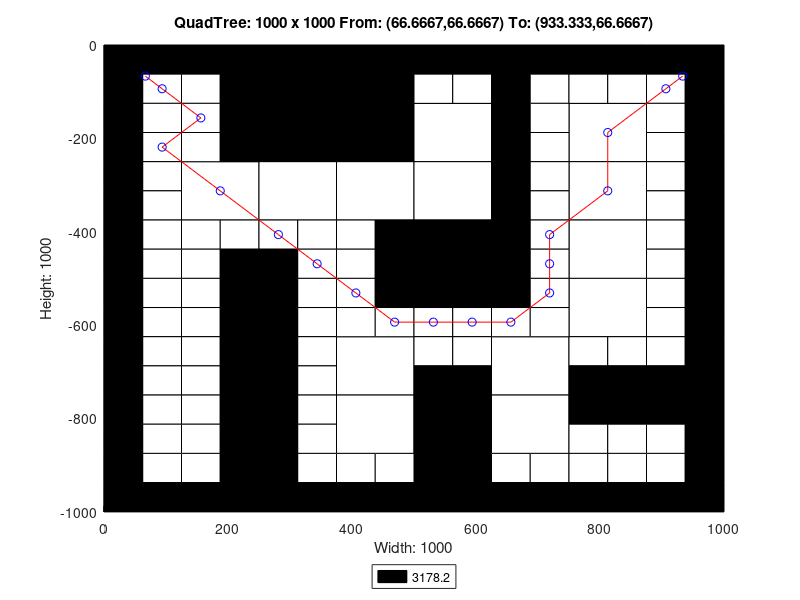

MATLAB code to generate this figure:
axis([0 1000 -1000 0]);
title('QuadTree: 1000 x 1000 From: (66.6667,66.6667) To: (933.333,66.6667)');
xlabel('Width: 1000');
ylabel('Height: 1000');
rectangle('Position',[250 -250 250 250], 'FaceColor',[0 0 0]);
rectangle('Position',[125 -375 125 125], 'FaceColor',[1 1 1]);
rectangle('Position',[250 -375 125 125], 'FaceColor',[1 1 1]);
rectangle('Position',[375 -375 125 125], 'FaceColor',[1 1 1]);
rectangle('Position',[500 -250 125 125], 'FaceColor',[1 1 1]);
rectangle('Position',[750 -250 125 125], 'FaceColor',[1 1 1]);
rectangle('Position',[500 -375 125 125], 'FaceColor',[1 1 1]);
rectangle('Position',[500 -500 125 125], 'FaceColor',[0 0 0]);
rectangle('Position',[750 -375 125 125], 'FaceColor',[1 1 1]);
rectangle('Position',[750 -500 125 125], 'FaceColor',[1 1 1]);
rectangle('Position',[375 -750 125 125], 'FaceColor',[1 1 1]);
rectangle('Position',[375 -875 125 125], 'FaceColor',[1 1 1]);
rectangle('Position',[625 -750 125 125], 'FaceColor',[1 1 1]);
rectangle('Position',[750 -625 125 125], 'FaceColor',[1 1 1]);
rectangle('Position',[500 -875 125 125], 'FaceColor',[0 0 0]);
rectangle('Position',[625 -875 125 125], 'FaceColor',[1 1 1]);
rectangle('Position',[500 -1000 125 125], 'FaceColor',[0 0 0]);
rectangle('Position',[0 -62.5 62.5 62.5], 'FaceColor',[0 0 0]);
rectangle('Position',[62.5 -62.5 62.5 62.5], 'FaceColor',[0 0 0]);
rectangle('Position',[0 -125 62.5 62.5], 'FaceColor',[0 0 0]);
rectangle('Position',[62.5 -125 62.5 62.5], 'FaceColor',[1 1 1]);
rectangle('Position',[125 -62.5 62.5 62.5], 'FaceColor',[0 0 0]);
rectangle('Position',[187.5 -62.5 62.5 62.5], 'FaceColor',[0 0 0]);
rectangle('Position',[125 -125 62.5 62.5], 'FaceColor',[1 1 1]);
rectangle('Position',[187.5 -125 62.5 62.5], 'FaceColor',[0 0 0]);
rectangle('Position',[0 -187.5 62.5 62.5], 'FaceColor',[0 0 0]);
rectangle('Position',[62.5 -187.5 62.5 62.5], 'FaceColor',[1 1 1]);
rectangle('Position',[0 -250 62.5 62.5], 'FaceColor',[0 0 0]);
rectangle('Position',[62.5 -250 62.5 62.5], 'FaceColor',[1 1 1]);
rectangle('Position',[125 -187.5 62.5 62.5], 'FaceColor',[1 1 1]);
rectangle('Position',[187.5 -187.5 62.5 62.5], 'FaceColor',[0 0 0]);
rectangle('Position',[125 -250 62.5 62.5], 'FaceColor',[1 1 1]);
rectangle('Position',[187.5 -250 62.5 62.5], 'FaceColor',[0 0 0]);
rectangle('Position',[0 -312.5 62.5 62.5], 'FaceColor',[0 0 0]);
rectangle('Position',[62.5 -312.5 62.5 62.5], 'FaceColor',[1 1 1]);
rectangle('Position',[0 -375 62.5 62.5], 'FaceColor',[0 0 0]);
rectangle('Position',[62.5 -375 62.5 62.5], 'FaceColor',[1 1 1]);
rectangle('Position',[0 -437.5 62.5 62.5], 'FaceColor',[0 0 0]);
rectangle('Position',[62.5 -437.5 62.5 62.5], 'FaceColor',[1 1 1]);
rectangle('Position',[0 -500 62.5 62.5], 'FaceColor',[0 0 0]);
rectangle('Position',[62.5 -500 62.5 62.5], 'FaceColor',[1 1 1]);
rectangle('Position',[125 -437.5 62.5 62.5], 'FaceColor',[1 1 1]);
rectangle('Position',[187.5 -437.5 62.5 62.5], 'FaceColor',[1 1 1]);
rectangle('Position',[125 -500 62.5 62.5], 'FaceColor',[1 1 1]);
rectangle('Position',[187.5 -500 62.5 62.5], 'FaceColor',[0 0 0]);
rectangle('Position',[250 -437.5 62.5 62.5], 'FaceColor',[1 1 1]);
rectangle('Position',[312.5 -437.5 62.5 62.5], 'FaceColor',[1 1 1]);
rectangle('Position',[250 -500 62.5 62.5], 'FaceColor',[0 0 0]);
rectangle('Position',[312.5 -500 62.5 62.5], 'FaceColor',[1 1 1]);
rectangle('Position',[375 -437.5 62.5 62.5], 'FaceColor',[1 1 1]);
rectangle('Position',[437.5 -437.5 62.5 62.5], 'FaceColor',[0 0 0]);
rectangle('Position',[375 -500 62.5 62.5], 'FaceColor',[1 1 1]);
rectangle('Position',[437.5 -500 62.5 62.5], 'FaceColor',[0 0 0]);
rectangle('Position',[500 -62.5 62.5 62.5], 'FaceColor',[0 0 0]);
rectangle('Position',[562.5 -62.5 62.5 62.5], 'FaceColor',[0 0 0]);
rectangle('Position',[500 -125 62.5 62.5], 'FaceColor',[1 1 1]);
rectangle('Position',[562.5 -125 62.5 62.5], 'FaceColor',[1 1 1]);
rectangle('Position',[625 -62.5 62.5 62.5], 'FaceColor',[0 0 0]);
rectangle('Position',[687.5 -62.5 62.5 62.5], 'FaceColor',[0 0 0]);
rectangle('Position',[625 -125 62.5 62.5], 'FaceColor',[0 0 0]);
rectangle('Position',[687.5 -125 62.5 62.5], 'FaceColor',[1 1 1]);
rectangle('Position',[625 -187.5 62.5 62.5], 'FaceColor',[0 0 0]);
rectangle('Position',[687.5 -187.5 62.5 62.5], 'FaceColor',[1 1 1]);
rectangle('Position',[625 -250 62.5 62.5], 'FaceColor',[0 0 0]);
rectangle('Position',[687.5 -250 62.5 62.5], 'FaceColor',[1 1 1]);
rectangle('Position',[750 -62.5 62.5 62.5], 'FaceColor',[0 0 0]);
rectangle('Position',[812.5 -62.5 62.5 62.5], 'FaceColor',[0 0 0]);
rectangle('Position',[750 -125 62.5 62.5], 'FaceColor',[1 1 1]);
rectangle('Position',[812.5 -125 62.5 62.5], 'FaceColor',[1 1 1]);
rectangle('Position',[875 -62.5 62.5 62.5], 'FaceColor',[0 0 0]);
rectangle('Position',[937.5 -62.5 62.5 62.5], 'FaceColor',[0 0 0]);
rectangle('Position',[875 -125 62.5 62.5], 'FaceColor',[1 1 1]);
rectangle('Position',[937.5 -125 62.5 62.5], 'FaceColor',[0 0 0]);
rectangle('Position',[875 -187.5 62.5 62.5], 'FaceColor',[1 1 1]);
rectangle('Position',[937.5 -187.5 62.5 62.5], 'FaceColor',[0 0 0]);
rectangle('Position',[875 -250 62.5 62.5], 'FaceColor',[1 1 1]);
rectangle('Position',[937.5 -250 62.5 62.5], 'FaceColor',[0 0 0]);
rectangle('Position',[625 -312.5 62.5 62.5], 'FaceColor',[0 0 0]);
rectangle('Position',[687.5 -312.5 62.5 62.5], 'FaceColor',[1 1 1]);
rectangle('Position',[625 -375 62.5 62.5], 'FaceColor',[0 0 0]);
rectangle('Position',[687.5 -375 62.5 62.5], 'FaceColor',[1 1 1]);
rectangle('Position',[625 -437.5 62.5 62.5], 'FaceColor',[0 0 0]);
rectangle('Position',[687.5 -437.5 62.5 62.5], 'FaceColor',[1 1 1]);
rectangle('Position',[625 -500 62.5 62.5], 'FaceColor',[0 0 0]);
rectangle('Position',[687.5 -500 62.5 62.5], 'FaceColor',[1 1 1]);
rectangle('Position',[875 -312.5 62.5 62.5], 'FaceColor',[1 1 1]);
rectangle('Position',[937.5 -312.5 62.5 62.5], 'FaceColor',[0 0 0]);
rectangle('Position',[875 -375 62.5 62.5], 'FaceColor',[1 1 1]);
rectangle('Position',[937.5 -375 62.5 62.5], 'FaceColor',[0 0 0]);
rectangle('Position',[875 -437.5 62.5 62.5], 'FaceColor',[1 1 1]);
rectangle('Position',[937.5 -437.5 62.5 62.5], 'FaceColor',[0 0 0]);
rectangle('Position',[875 -500 62.5 62.5], 'FaceColor',[1 1 1]);
rectangle('Position',[937.5 -500 62.5 62.5], 'FaceColor',[0 0 0]);
rectangle('Position',[0 -562.5 62.5 62.5], 'FaceColor',[0 0 0]);
rectangle('Position',[62.5 -562.5 62.5 62.5], 'FaceColor',[1 1 1]);
rectangle('Position',[0 -625 62.5 62.5], 'FaceColor',[0 0 0]);
rectangle('Position',[62.5 -625 62.5 62.5], 'FaceColor',[1 1 1]);
rectangle('Position',[125 -562.5 62.5 62.5], 'FaceColor',[1 1 1]);
rectangle('Position',[187.5 -562.5 62.5 62.5], 'FaceColor',[0 0 0]);
rectangle('Position',[125 -625 62.5 62.5], 'FaceColor',[1 1 1]);
rectangle('Position',[187.5 -625 62.5 62.5], 'FaceColor',[0 0 0]);
rectangle('Position',[0 -687.5 62.5 62.5], 'FaceColor',[0 0 0]);
rectangle('Position',[62.5 -687.5 62.5 62.5], 'FaceColor',[1 1 1]);
rectangle('Position',[0 -750 62.5 62.5], 'FaceColor',[0 0 0]);
rectangle('Position',[62.5 -750 62.5 62.5], 'FaceColor',[1 1 1]);
rectangle('Position',[125 -687.5 62.5 62.5], 'FaceColor',[1 1 1]);
rectangle('Position',[187.5 -687.5 62.5 62.5], 'FaceColor',[0 0 0]);
rectangle('Position',[125 -750 62.5 62.5], 'FaceColor',[1 1 1]);
rectangle('Position',[187.5 -750 62.5 62.5], 'FaceColor',[0 0 0]);
rectangle('Position',[250 -562.5 62.5 62.5], 'FaceColor',[0 0 0]);
rectangle('Position',[312.5 -562.5 62.5 62.5], 'FaceColor',[1 1 1]);
rectangle('Position',[250 -625 62.5 62.5], 'FaceColor',[0 0 0]);
rectangle('Position',[312.5 -625 62.5 62.5], 'FaceColor',[1 1 1]);
rectangle('Position',[375 -562.5 62.5 62.5], 'FaceColor',[1 1 1]);
rectangle('Position',[437.5 -562.5 62.5 62.5], 'FaceColor',[0 0 0]);
rectangle('Position',[375 -625 62.5 62.5], 'FaceColor',[1 1 1]);
rectangle('Position',[437.5 -625 62.5 62.5], 'FaceColor',[1 1 1]);
rectangle('Position',[250 -687.5 62.5 62.5], 'FaceColor',[0 0 0]);
rectangle('Position',[312.5 -687.5 62.5 62.5], 'FaceColor',[1 1 1]);
rectangle('Position',[250 -750 62.5 62.5], 'FaceColor',[0 0 0]);
rectangle('Position',[312.5 -750 62.5 62.5], 'FaceColor',[1 1 1]);
rectangle('Position',[0 -812.5 62.5 62.5], 'FaceColor',[0 0 0]);
rectangle('Position',[62.5 -812.5 62.5 62.5], 'FaceColor',[1 1 1]);
rectangle('Position',[0 -875 62.5 62.5], 'FaceColor',[0 0 0]);
rectangle('Position',[62.5 -875 62.5 62.5], 'FaceColor',[1 1 1]);
rectangle('Position',[125 -812.5 62.5 62.5], 'FaceColor',[1 1 1]);
rectangle('Position',[187.5 -812.5 62.5 62.5], 'FaceColor',[0 0 0]);
rectangle('Position',[125 -875 62.5 62.5], 'FaceColor',[1 1 1]);
rectangle('Position',[187.5 -875 62.5 62.5], 'FaceColor',[0 0 0]);
rectangle('Position',[0 -937.5 62.5 62.5], 'FaceColor',[0 0 0]);
rectangle('Position',[62.5 -937.5 62.5 62.5], 'FaceColor',[1 1 1]);
rectangle('Position',[0 -1000 62.5 62.5], 'FaceColor',[0 0 0]);
rectangle('Position',[62.5 -1000 62.5 62.5], 'FaceColor',[0 0 0]);
rectangle('Position',[125 -937.5 62.5 62.5], 'FaceColor',[1 1 1]);
rectangle('Position',[187.5 -937.5 62.5 62.5], 'FaceColor',[0 0 0]);
rectangle('Position',[125 -1000 62.5 62.5], 'FaceColor',[0 0 0]);
rectangle('Position',[187.5 -1000 62.5 62.5], 'FaceColor',[0 0 0]);
rectangle('Position',[250 -812.5 62.5 62.5], 'FaceColor',[0 0 0]);
rectangle('Position',[312.5 -812.5 62.5 62.5], 'FaceColor',[1 1 1]);
rectangle('Position',[250 -875 62.5 62.5], 'FaceColor',[0 0 0]);
rectangle('Position',[312.5 -875 62.5 62.5], 'FaceColor',[1 1 1]);
rectangle('Position',[250 -937.5 62.5 62.5], 'FaceColor',[0 0 0]);
rectangle('Position',[312.5 -937.5 62.5 62.5], 'FaceColor',[1 1 1]);
rectangle('Position',[250 -1000 62.5 62.5], 'FaceColor',[0 0 0]);
rectangle('Position',[312.5 -1000 62.5 62.5], 'FaceColor',[0 0 0]);
rectangle('Position',[375 -937.5 62.5 62.5], 'FaceColor',[1 1 1]);
rectangle('Position',[437.5 -937.5 62.5 62.5], 'FaceColor',[1 1 1]);
rectangle('Position',[375 -1000 62.5 62.5], 'FaceColor',[0 0 0]);
rectangle('Position',[437.5 -1000 62.5 62.5], 'FaceColor',[0 0 0]);
rectangle('Position',[500 -562.5 62.5 62.5], 'FaceColor',[0 0 0]);
rectangle('Position',[562.5 -562.5 62.5 62.5], 'FaceColor',[0 0 0]);
rectangle('Position',[500 -625 62.5 62.5], 'FaceColor',[1 1 1]);
rectangle('Position',[562.5 -625 62.5 62.5], 'FaceColor',[1 1 1]);
rectangle('Position',[625 -562.5 62.5 62.5], 'FaceColor',[0 0 0]);
rectangle('Position',[687.5 -562.5 62.5 62.5], 'FaceColor',[1 1 1]);
rectangle('Position',[625 -625 62.5 62.5], 'FaceColor',[1 1 1]);
rectangle('Position',[687.5 -625 62.5 62.5], 'FaceColor',[1 1 1]);
rectangle('Position',[500 -687.5 62.5 62.5], 'FaceColor',[1 1 1]);
rectangle('Position',[562.5 -687.5 62.5 62.5], 'FaceColor',[1 1 1]);
rectangle('Position',[500 -750 62.5 62.5], 'FaceColor',[0 0 0]);
rectangle('Position',[562.5 -750 62.5 62.5], 'FaceColor',[0 0 0]);
rectangle('Position',[875 -562.5 62.5 62.5], 'FaceColor',[1 1 1]);
rectangle('Position',[937.5 -562.5 62.5 62.5], 'FaceColor',[0 0 0]);
rectangle('Position',[875 -625 62.5 62.5], 'FaceColor',[1 1 1]);
rectangle('Position',[937.5 -625 62.5 62.5], 'FaceColor',[0 0 0]);
rectangle('Position',[750 -687.5 62.5 62.5], 'FaceColor',[1 1 1]);
rectangle('Position',[812.5 -687.5 62.5 62.5], 'FaceColor',[1 1 1]);
rectangle('Position',[750 -750 62.5 62.5], 'FaceColor',[0 0 0]);
rectangle('Position',[812.5 -750 62.5 62.5], 'FaceColor',[0 0 0]);
rectangle('Position',[875 -687.5 62.5 62.5], 'FaceColor',[1 1 1]);
rectangle('Position',[937.5 -687.5 62.5 62.5], 'FaceColor',[0 0 0]);
rectangle('Position',[875 -750 62.5 62.5], 'FaceColor',[0 0 0]);
rectangle('Position',[937.5 -750 62.5 62.5], 'FaceColor',[0 0 0]);
rectangle('Position',[625 -937.5 62.5 62.5], 'FaceColor',[1 1 1]);
rectangle('Position',[687.5 -937.5 62.5 62.5], 'FaceColor',[1 1 1]);
rectangle('Position',[625 -1000 62.5 62.5], 'FaceColor',[0 0 0]);
rectangle('Position',[687.5 -1000 62.5 62.5], 'FaceColor',[0 0 0]);
rectangle('Position',[750 -812.5 62.5 62.5], 'FaceColor',[0 0 0]);
rectangle('Position',[812.5 -812.5 62.5 62.5], 'FaceColor',[0 0 0]);
rectangle('Position',[750 -875 62.5 62.5], 'FaceColor',[1 1 1]);
rectangle('Position',[812.5 -875 62.5 62.5], 'FaceColor',[1 1 1]);
rectangle('Position',[875 -812.5 62.5 62.5], 'FaceColor',[0 0 0]);
rectangle('Position',[937.5 -812.5 62.5 62.5], 'FaceColor',[0 0 0]);
rectangle('Position',[875 -875 62.5 62.5], 'FaceColor',[1 1 1]);
rectangle('Position',[937.5 -875 62.5 62.5], 'FaceColor',[0 0 0]);
rectangle('Position',[750 -937.5 62.5 62.5], 'FaceColor',[1 1 1]);
rectangle('Position',[812.5 -937.5 62.5 62.5], 'FaceColor',[1 1 1]);
rectangle('Position',[750 -1000 62.5 62.5], 'FaceColor',[0 0 0]);
rectangle('Position',[812.5 -1000 62.5 62.5], 'FaceColor',[0 0 0]);
rectangle('Position',[875 -937.5 62.5 62.5], 'FaceColor',[1 1 1]);
rectangle('Position',[937.5 -937.5 62.5 62.5], 'FaceColor',[0 0 0]);
rectangle('Position',[875 -1000 62.5 62.5], 'FaceColor',[0 0 0]);
rectangle('Position',[937.5 -1000 62.5 62.5], 'FaceColor',[0 0 0]);
X=[933.333,906.25,812.5,812.5,718.75,718.75,718.75,656.25,593.75,531.25,468.75,406.25,343.75,281.25,187.5,93.75,156.25,93.75,66.6667];
Y=[-66.6667,-93.75,-187.5,-312.5,-406.25,-468.75,-531.25,-593.75,-593.75,-593.75,-593.75,-531.25,-468.75,-406.25,-312.5,-218.75,-156.25,-93.75,-66.6667];
hold on;
plot(X,Y,'r');
plot(X,Y,'bo');
legend('3178.2','Location','southoutside');
